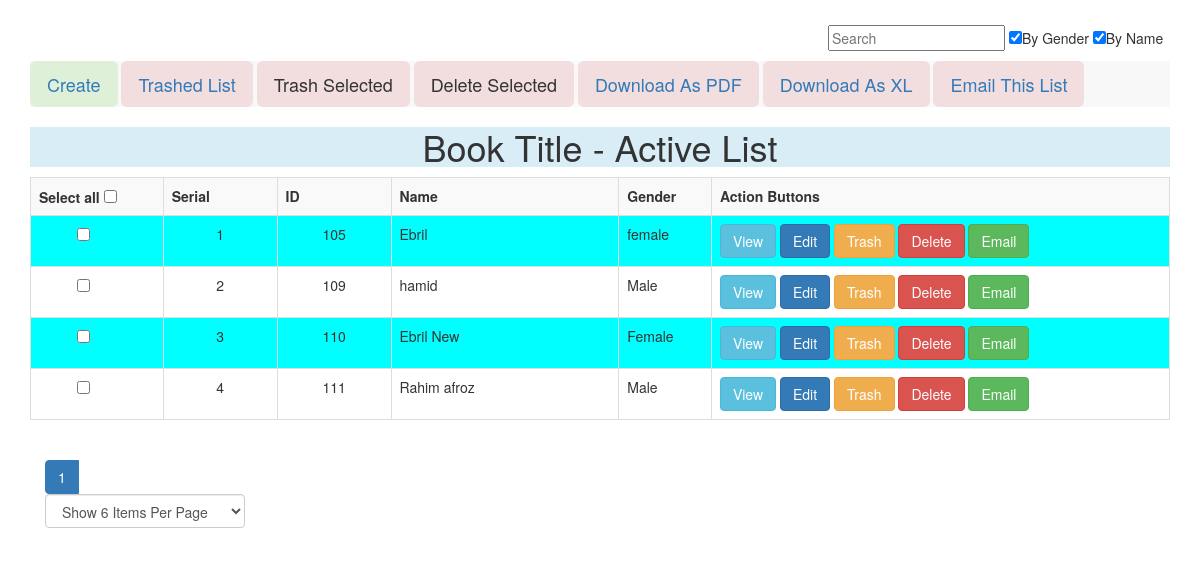
The page /views/SEID175166/Gender/index.php on the database its author committed.
### tables this page shows
CREATE TABLE `gender` (
  `id` int(13) NOT NULL,
  `name` varchar(200) NOT NULL,
  `gender` varchar(20) NOT NULL,
  `is_trashed` varchar(30) NOT NULL DEFAULT 'NO'
);

### src/BITM/SEID175166/Model/Database.php (called while the page is built, shortened)
<?php
class Database
{
    public function __construct()
    {
        try {
            $this->dbh = new PDO("mysql:host=localhost;dbname=atomic_project_b69", "root", "");
        } catch (PDOException $error) {
            echo $error->getMessage();
        }
    }
}

### src/BITM/SEID175166/Gender/Gender.php (called while the page is built, shortened)
<?php
class Gender extends Database
{
    public function index(){
        $sqlQuery = "Select * from gender WHERE is_trashed='NO'";
        $sth =  $this->dbh->query($sqlQuery);
        $sth->setFetchMode(PDO::FETCH_OBJ);
        $allData =  $sth->fetchAll();
        return $allData;
    }
    public function getAllKeywords()
    {
        $_allKeywords = array();
        $allData = $this->index();
        foreach ($allData as $oneData) {
            $_allKeywords[] = trim($oneData->name);
        }
        $allData = $this->index();
        foreach ($allData as $oneData) {
            $eachString= strip_tags($oneData->name);
            $eachString=trim( $eachString);
            $eachString= preg_replace( "/\r|\n/", " ", $eachString);
            $eachString= str_replace("&nbsp;","",  $eachString);
            $WordsArr = explode(" ", $eachString);
            foreach ($WordsArr as $eachWord){
                $_allKeywords[] = trim($eachWord);
            }
        }
        $allData = $this->index();
        foreach ($allData as $oneData) {
            $_allKeywords[] = trim($oneData->gender);
        }
        $allData = $this->index();
        foreach ($allData as $oneData) {
            $eachString= strip_tags($oneData->gender);
            $eachString=trim( $eachString);
            $eachString= preg_replace( "/\r|\n/", " ", $eachString);
            $eachString= str_replace("&nbsp;","",  $eachString);
            $WordsArr = explode(" ", $eachString);
            foreach ($WordsArr as $eachWord){
                $_allKeywords[] = trim($eachWord);
            }
        }
        return array_unique($_allKeywords);
    }
    public function indexPaginator($page=1,$itemsPerPage=3){
        try{
            $start = (($page-1) * $itemsPerPage);
            $sql = "SELECT * from gender  WHERE is_trashed = 'No' LIMIT $start,$itemsPerPage";
        }catch (PDOException $error){
            $sql = "SELECT * from gender  WHERE is_trashed = 'No'";
        }
        $STH = $this->dbh->query($sql);
        $STH->setFetchMode(PDO::FETCH_OBJ);
        $arrSomeData  = $STH->fetchAll();
        return $arrSomeData;
    }
}

### views/SEID175166/Gender/index.php (the view, shortened to what this page needs)
<?php
$obj = new Gender();
$allData  =  $obj->viewAllData();
$availableKeywords=$obj->getAllKeywords();
$recordCount= count($allData);
if(isset($_REQUEST['Page']))   $page = $_REQUEST['Page'];
else if(isset($_SESSION['Page']))   $page = $_SESSION['Page'];
else   $page = 1;
if(isset($_REQUEST['ItemsPerPage']))   $itemsPerPage = $_REQUEST['ItemsPerPage'];
else if(isset($_SESSION['ItemsPerPage']))   $itemsPerPage = $_SESSION['ItemsPerPage'];
else   $itemsPerPage = 6;
$pages = ceil($recordCount/$itemsPerPage);
$someData = $obj->indexPaginator($page,$itemsPerPage);
$allData = $someData;
$serial = (  ($page-1) * $itemsPerPage ) +1;
?>
<!doctype html>
<html lang="en">
<head>
    <link rel="stylesheet" href="../../../resources/bootstrap-3.3.7-dist/css/bootstrap.min.css">
    <link rel="stylesheet" href="../../../resources/jquery-ui-1.12.1.custom/jquery-ui.css">
</head>
<body>
<div id="MessageShowDiv" style="height: 20px">
</div>
<div  class="container">
    <div style="margin-left: 70%">
        <form id="searchForm" action="index.php"  method="get" style="margin-top: 5px; margin-bottom: 10px ">
            <input type="text" value="" id="searchID" name="search" placeholder="Search" width="60" >
            <input type="checkbox"  name="byGender"   checked  >By Gender
            <input type="checkbox"  name="byName"  checked >By Name
        </form>
    </div>
    <form id="multiple"  method="post">
        <div class="nav navbar-default">
            <a href='create.php' class='btn btn-lg bg-success'>Create</a>
            <a href='trashList.php' class='btn btn-lg bg-danger'>Trashed List</a>
            <button id="TrashSelected" class='btn btn-lg bg-danger'>Trash Selected</button>
            <button id="DeleteSelected" class='btn btn-lg bg-danger'>Delete Selected</button>
            <a href='pdf.php' class='btn btn-lg bg-danger'>Download As PDF</a>
            <a href='xl.php' class='btn btn-lg bg-danger'>Download As XL</a>
            <a href='email.php' class='btn btn-lg bg-danger'>Email This List</a>
         </div>
        <div class="bg-info text-center"><h1>Book Title - Active List</h1></div>
        <table border="1px" class="table table-bordered table-striped">
            <tr>
                <th>Select all  <input id='select_all' type='checkbox' value='select all'></th>
                <th> Serial </th>
                <th> ID </th>
                <th> Name </th>
                <th> Gender </th>
                <th> Action Buttons </th>
            </tr>
            <?php
              foreach ($allData as $oneData){
                if($serial%2) $bgColor = "AQUA";
                else $bgColor = "#ffffff";
                echo "
                      <tr  style='background-color: $bgColor'>
                         <td style='padding-left: 4%'><input type='checkbox' class='checkbox' name='mark[]' value='$oneData->id'></td>
                         <td style='width: 10%; text-align: center'>$serial</td>
                         <td style='width: 10%; text-align: center'>$oneData->id</td>
                         <td style='width: 20%;'>$oneData->name</td>
                         <td>$oneData->gender</td>
                         <td>
                           <a href='view.php?id=$oneData->id' class='btn btn-info'>View</a>
                           <a href='edit.php?id=$oneData->id' class='btn btn-primary'>Edit</a>
                           <a href='trash.php?id=$oneData->id' class='btn btn-warning'>Trash</a>
                           <a href='delete.php?id=$oneData->id' onclick='return doConfirm()' class='btn btn-danger'>Delete</a>
                           <a href='email.php?id=$oneData->id' class='btn btn-success'>Email</a>
                         </td>
                      </tr>
                              ";
                $serial++;
            }
            ?>
        </table>
    </form>
    <div align="left" class="container">
        <ul class="pagination">
            <?php
            for($i=1;$i<=$pages;$i++)
            {
                if($i==$page) echo '<li class="active"><a href="">'. $i . '</a></li>';
                else  echo "<li><a href='?Page=$i'>". $i . '</a></li>';
            }
            ?>
            <select  class="form-control"  name="ItemsPerPage" id="ItemsPerPage" onchange="javascript:location.href = this.value;" >
                <?php
                if($itemsPerPage==6 )  echo '<option  value="?ItemsPerPage=6"selected >Show 6 Items Per Page</option>';
                else echo '<option  value="?ItemsPerPage=6">Show 6 Items Per Page</option>';
                ?>
            </select>
        </ul>
    </div>
</div>
</body>
</html>

### rows shown on the page
gender: id "105", name "Ebril", gender "female"
gender: id "109", name "hamid", gender "Male"
gender: id "110", name "Ebril New", gender "Female"
gender: id "111", name "Rahim afroz", gender "Male"
